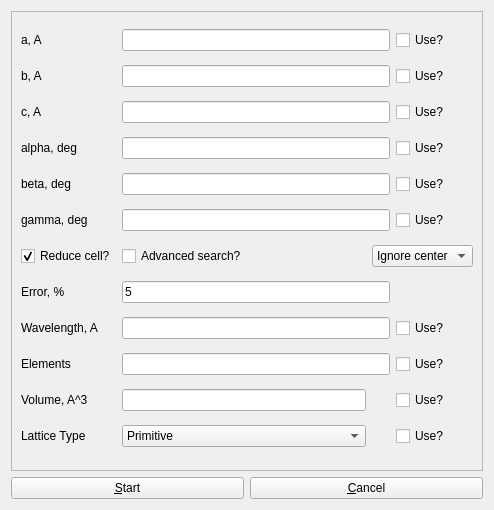
<?xml version="1.0" encoding="UTF-8"?>
<ui version="4.0">
 <class>SearchForm</class>
 <widget class="QWidget" name="SearchForm">
  <property name="geometry">
   <rect>
    <x>0</x>
    <y>0</y>
    <width>494</width>
    <height>510</height>
   </rect>
  </property>
  <property name="windowTitle">
   <string>Search Creterea</string>
  </property>
  <layout class="QVBoxLayout" name="verticalLayout">
   <item>
    <widget class="QScrollArea" name="scrollArea">
     <property name="widgetResizable">
      <bool>true</bool>
     </property>
     <widget class="QWidget" name="scrollAreaWidgetContents">
      <property name="geometry">
       <rect>
        <x>0</x>
        <y>0</y>
        <width>456</width>
        <height>456</height>
       </rect>
      </property>
      <layout class="QGridLayout" name="gridLayout">
       <item row="8" column="0">
        <widget class="QLabel" name="label_8">
         <property name="text">
          <string>Wavelength, A</string>
         </property>
        </widget>
       </item>
       <item row="8" column="1" colspan="2">
        <widget class="QLineEdit" name="lineEdit_wl"/>
       </item>
       <item row="10" column="1">
        <widget class="QLineEdit" name="lineEdit_volume"/>
       </item>
       <item row="9" column="3">
        <widget class="QCheckBox" name="checkBox_elements">
         <property name="text">
          <string>Use?</string>
         </property>
        </widget>
       </item>
       <item row="11" column="0">
        <widget class="QLabel" name="label">
         <property name="text">
          <string>Lattice Type</string>
         </property>
        </widget>
       </item>
       <item row="11" column="1">
        <widget class="QComboBox" name="comboBox_latt">
         <item>
          <property name="text">
           <string>Primitive</string>
          </property>
         </item>
         <item>
          <property name="text">
           <string>I-centered</string>
          </property>
         </item>
         <item>
          <property name="text">
           <string>Rhombohydral</string>
          </property>
         </item>
         <item>
          <property name="text">
           <string>F-centered</string>
          </property>
         </item>
         <item>
          <property name="text">
           <string>A-centered</string>
          </property>
         </item>
         <item>
          <property name="text">
           <string>B-centered</string>
          </property>
         </item>
         <item>
          <property name="text">
           <string>C-centered</string>
          </property>
         </item>
        </widget>
       </item>
       <item row="11" column="3">
        <widget class="QCheckBox" name="checkBox_latt">
         <property name="text">
          <string>Use?</string>
         </property>
        </widget>
       </item>
       <item row="4" column="1" colspan="2">
        <widget class="QLineEdit" name="lineEdit_beta"/>
       </item>
       <item row="2" column="1" colspan="2">
        <widget class="QLineEdit" name="lineEdit_cellC"/>
       </item>
       <item row="1" column="3" colspan="2">
        <widget class="QCheckBox" name="checkBox_cellB">
         <property name="text">
          <string>Use?</string>
         </property>
        </widget>
       </item>
       <item row="2" column="0">
        <widget class="QLabel" name="label_cellC">
         <property name="text">
          <string>c, A</string>
         </property>
        </widget>
       </item>
       <item row="3" column="0">
        <widget class="QLabel" name="label_alpha">
         <property name="text">
          <string>alpha, deg</string>
         </property>
        </widget>
       </item>
       <item row="2" column="3" colspan="2">
        <widget class="QCheckBox" name="checkBox_cellC">
         <property name="text">
          <string>Use?</string>
         </property>
        </widget>
       </item>
       <item row="3" column="1" colspan="2">
        <widget class="QLineEdit" name="lineEdit_alpha"/>
       </item>
       <item row="3" column="3" colspan="2">
        <widget class="QCheckBox" name="checkBox_alpha">
         <property name="text">
          <string>Use?</string>
         </property>
        </widget>
       </item>
       <item row="10" column="0">
        <widget class="QLabel" name="label_10">
         <property name="text">
          <string>Volume, A^3</string>
         </property>
        </widget>
       </item>
       <item row="4" column="0">
        <widget class="QLabel" name="label_beta">
         <property name="text">
          <string>beta, deg</string>
         </property>
        </widget>
       </item>
       <item row="5" column="0">
        <widget class="QLabel" name="label_gamma">
         <property name="text">
          <string>gamma, deg</string>
         </property>
        </widget>
       </item>
       <item row="5" column="1" colspan="2">
        <widget class="QLineEdit" name="lineEdit_gamma"/>
       </item>
       <item row="5" column="3" colspan="2">
        <widget class="QCheckBox" name="checkBox_gamma">
         <property name="text">
          <string>Use?</string>
         </property>
        </widget>
       </item>
       <item row="7" column="0">
        <widget class="QLabel" name="label_error">
         <property name="text">
          <string>Error, %</string>
         </property>
        </widget>
       </item>
       <item row="7" column="1" colspan="2">
        <widget class="QLineEdit" name="lineEdit_error">
         <property name="text">
          <string>5</string>
         </property>
        </widget>
       </item>
       <item row="9" column="1" colspan="2">
        <widget class="QLineEdit" name="lineEdit_elements"/>
       </item>
       <item row="9" column="0">
        <widget class="QLabel" name="label_9">
         <property name="text">
          <string>Elements</string>
         </property>
        </widget>
       </item>
       <item row="0" column="3">
        <widget class="QCheckBox" name="checkBox_cellA">
         <property name="text">
          <string>Use?</string>
         </property>
        </widget>
       </item>
       <item row="10" column="3">
        <widget class="QCheckBox" name="checkBox_volume">
         <property name="text">
          <string>Use?</string>
         </property>
        </widget>
       </item>
       <item row="8" column="3">
        <widget class="QCheckBox" name="checkBox_wl">
         <property name="text">
          <string>Use?</string>
         </property>
        </widget>
       </item>
       <item row="4" column="3">
        <widget class="QCheckBox" name="checkBox_beta">
         <property name="text">
          <string>Use?</string>
         </property>
        </widget>
       </item>
       <item row="0" column="0">
        <widget class="QLabel" name="label_cellA">
         <property name="text">
          <string>a, A</string>
         </property>
        </widget>
       </item>
       <item row="1" column="1" colspan="2">
        <widget class="QLineEdit" name="lineEdit_cellB"/>
       </item>
       <item row="1" column="0">
        <widget class="QLabel" name="label_cellB">
         <property name="text">
          <string>b, A</string>
         </property>
        </widget>
       </item>
       <item row="0" column="1" colspan="2">
        <widget class="QLineEdit" name="lineEdit_cellA"/>
       </item>
       <item row="6" column="0">
        <widget class="QCheckBox" name="checkBox_reduces">
         <property name="text">
          <string>Reduce cell?</string>
         </property>
         <property name="checked">
          <bool>true</bool>
         </property>
        </widget>
       </item>
       <item row="6" column="1">
        <widget class="QCheckBox" name="checkBox_advanced">
         <property name="text">
          <string>Advanced search?</string>
         </property>
        </widget>
       </item>
       <item row="6" column="2" colspan="3">
        <widget class="QComboBox" name="comboBox_center">
         <property name="enabled">
          <bool>true</bool>
         </property>
         <item>
          <property name="text">
           <string>Ignore center</string>
          </property>
         </item>
         <item>
          <property name="text">
           <string>Center: Yes</string>
          </property>
         </item>
         <item>
          <property name="text">
           <string>Center: No</string>
          </property>
         </item>
        </widget>
       </item>
      </layout>
     </widget>
    </widget>
   </item>
   <item>
    <layout class="QHBoxLayout" name="horizontalLayout">
     <item>
      <widget class="QPushButton" name="pushButton_start">
       <property name="text">
        <string>&amp;Start</string>
       </property>
      </widget>
     </item>
     <item>
      <widget class="QPushButton" name="pushButton_cancel">
       <property name="text">
        <string>&amp;Cancel</string>
       </property>
      </widget>
     </item>
    </layout>
   </item>
  </layout>
 </widget>
 <tabstops>
  <tabstop>scrollArea</tabstop>
  <tabstop>lineEdit_cellA</tabstop>
  <tabstop>checkBox_cellA</tabstop>
  <tabstop>lineEdit_cellB</tabstop>
  <tabstop>checkBox_cellB</tabstop>
  <tabstop>lineEdit_cellC</tabstop>
  <tabstop>checkBox_cellC</tabstop>
  <tabstop>lineEdit_alpha</tabstop>
  <tabstop>checkBox_alpha</tabstop>
  <tabstop>lineEdit_beta</tabstop>
  <tabstop>checkBox_beta</tabstop>
  <tabstop>lineEdit_gamma</tabstop>
  <tabstop>checkBox_gamma</tabstop>
  <tabstop>lineEdit_error</tabstop>
  <tabstop>lineEdit_wl</tabstop>
  <tabstop>checkBox_wl</tabstop>
  <tabstop>lineEdit_elements</tabstop>
  <tabstop>checkBox_elements</tabstop>
  <tabstop>lineEdit_volume</tabstop>
  <tabstop>checkBox_volume</tabstop>
  <tabstop>comboBox_latt</tabstop>
  <tabstop>checkBox_latt</tabstop>
  <tabstop>pushButton_start</tabstop>
  <tabstop>pushButton_cancel</tabstop>
 </tabstops>
 <resources/>
 <connections/>
</ui>
